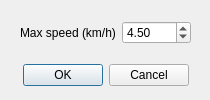
<?xml version="1.0" encoding="UTF-8"?>
<ui version="4.0">
 <class>CreatePedestrianDialog</class>
 <widget class="QDialog" name="CreatePedestrianDialog">
  <property name="geometry">
   <rect>
    <x>0</x>
    <y>0</y>
    <width>210</width>
    <height>100</height>
   </rect>
  </property>
  <property name="windowTitle">
   <string>Select Junction position</string>
  </property>
  <widget class="QWidget" name="layoutWidget">
   <property name="geometry">
    <rect>
     <x>20</x>
     <y>17</y>
     <width>171</width>
     <height>31</height>
    </rect>
   </property>
   <layout class="QHBoxLayout" name="maxSpeedLayout">
    <item>
     <widget class="QLabel" name="startJunctionLabel">
      <property name="text">
       <string>Max speed (km/h)</string>
      </property>
     </widget>
    </item>
    <item>
     <widget class="QDoubleSpinBox" name="maxSpeedDoubleSpinBox">
      <property name="correctionMode">
       <enum>QAbstractSpinBox::CorrectToNearestValue</enum>
      </property>
      <property name="minimum">
       <double>3.000000000000000</double>
      </property>
      <property name="maximum">
       <double>100.000000000000000</double>
      </property>
      <property name="singleStep">
       <double>0.500000000000000</double>
      </property>
      <property name="value">
       <double>4.500000000000000</double>
      </property>
     </widget>
    </item>
   </layout>
  </widget>
  <widget class="QDialogButtonBox" name="buttonBox">
   <property name="geometry">
    <rect>
     <x>20</x>
     <y>60</y>
     <width>171</width>
     <height>31</height>
    </rect>
   </property>
   <property name="layoutDirection">
    <enum>Qt::LeftToRight</enum>
   </property>
   <property name="orientation">
    <enum>Qt::Horizontal</enum>
   </property>
   <property name="standardButtons">
    <set>QDialogButtonBox::Cancel|QDialogButtonBox::Ok</set>
   </property>
   <property name="centerButtons">
    <bool>true</bool>
   </property>
  </widget>
 </widget>
 <resources/>
 <connections>
  <connection>
   <sender>buttonBox</sender>
   <signal>rejected()</signal>
   <receiver>CreatePedestrianDialog</receiver>
   <slot>reject()</slot>
   <hints>
    <hint type="sourcelabel">
     <x>194</x>
     <y>232</y>
    </hint>
    <hint type="destinationlabel">
     <x>272</x>
     <y>206</y>
    </hint>
   </hints>
  </connection>
  <connection>
   <sender>buttonBox</sender>
   <signal>accepted()</signal>
   <receiver>CreatePedestrianDialog</receiver>
   <slot>accept()</slot>
   <hints>
    <hint type="sourcelabel">
     <x>43</x>
     <y>227</y>
    </hint>
    <hint type="destinationlabel">
     <x>57</x>
     <y>214</y>
    </hint>
   </hints>
  </connection>
 </connections>
</ui>
